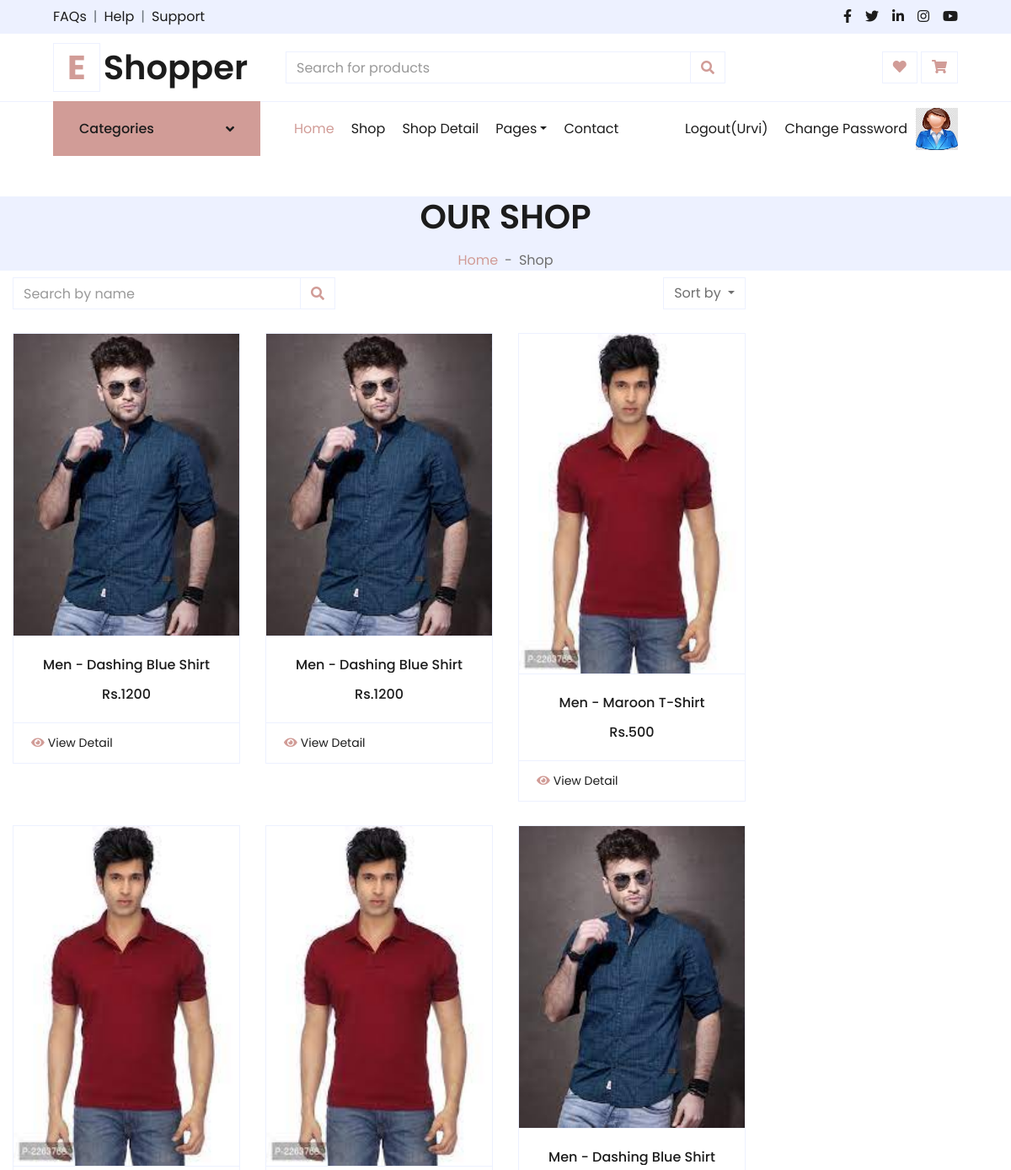
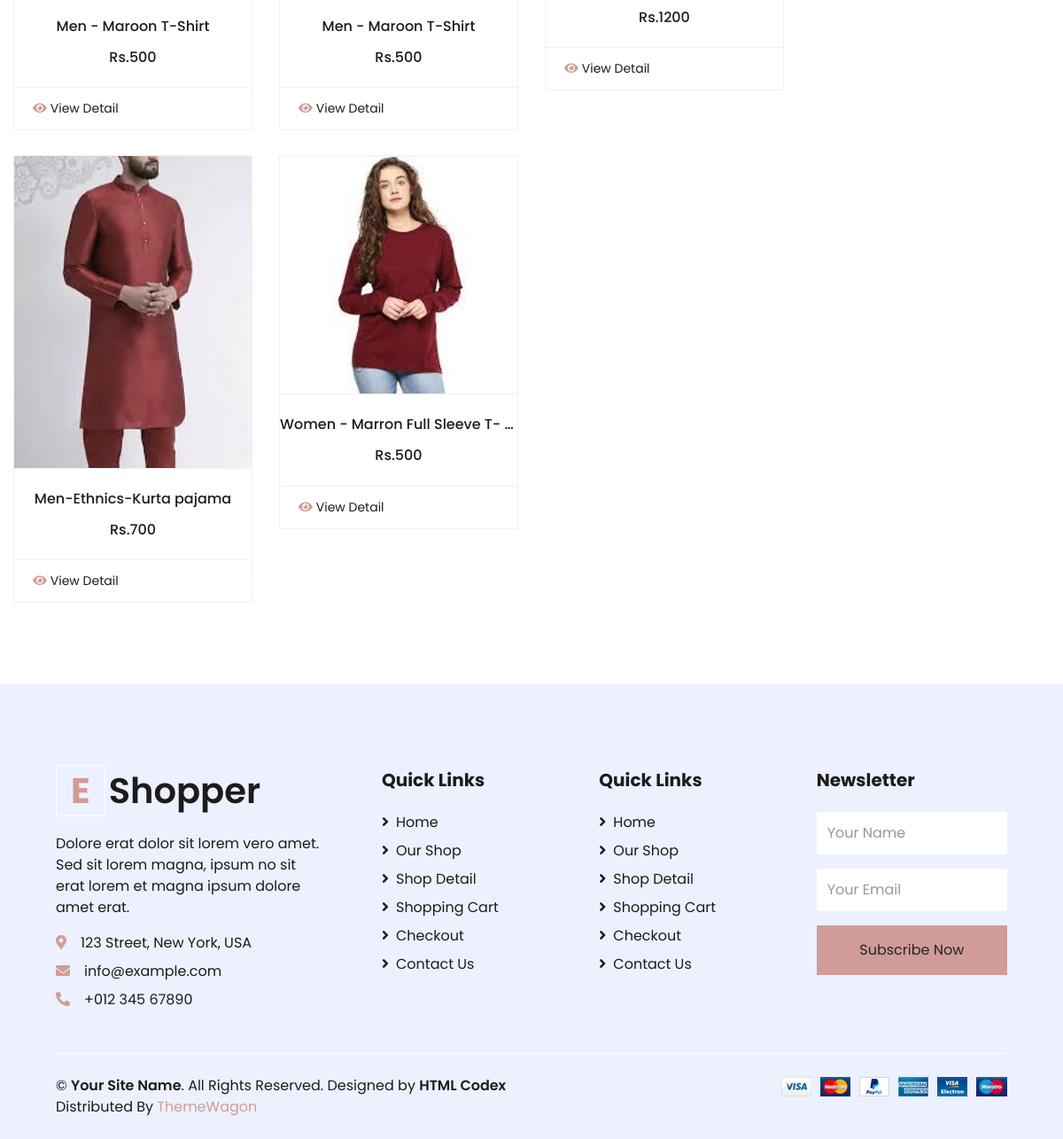
The app's page /wishlist/ (signed in) with its own data (2 pictures, top to bottom).
### myapp/models.py (models this page shows, shortened)
class User(models.Model):
	fname=models.CharField(max_length=100)
	lname=models.CharField(max_length=100)
	email=models.EmailField()
	mobile=models.PositiveIntegerField()
	address=models.TextField()
	password=models.CharField(max_length=10)
	profile_pic=models.ImageField(upload_to="profile_pic/",default="")
	usertype=models.CharField(max_length=100, default="buyer")

class Wishlist(models.Model):
	user=models.ForeignKey(User,on_delete=models.CASCADE)
	product=models.ForeignKey(Product,on_delete=models.CASCADE)
	date=models.DateTimeField(default=timezone.now)

class Product(models.Model):
	category=(
			('men','men'),
			('women','women'),
			('accesories','accesories'),
		)
	seller=models.ForeignKey(User,on_delete=models.CASCADE)
	product_category=models.CharField(max_length=100, choices= category)
	product_name=models.CharField(max_length=100)
	product_price=models.PositiveIntegerField()
	product_desc=models.TextField()
	product_image=models.ImageField(upload_to="product_image/")

### myapp/views.py (the view)
# urls.py: path('wishlist/',views.wishlist,name='wishlist'),
def wishlist(request):
	user=User.objects.get(email=request.session['email'])
	wishlists=Wishlist.objects.filter(user=user)
	return render(request,'wishlist.html',{'wishlists':wishlists})

### myapp/templates/wishlist.html (shortened to what this page needs)
{% extends 'header.html' %}
{% load static %}
{% block content %}
<!DOCTYPE html>
<html lang="en">
<head>
</head>
<body>
    <div class="container-fluid bg-secondary mb-2">
        <div class="d-flex flex-column align-items-center justify-content-center" style="min-height: 50px">
            <h1 class="font-weight-semi-bold text-uppercase mb-3">Our Shop</h1>
            <div class="d-inline-flex">
                <p class="m-0"><a href="">Home</a></p>
                <p class="m-0 px-2">-</p>
                <p class="m-0">Shop</p>
            </div>
        </div>
    </div>
            <div class="col-lg-9 col-md-12">
                <div class="row pb-3">
                    <div class="col-12 pb-1">
                        <div class="d-flex align-items-center justify-content-between mb-4">
                            <form action="">
                                <div class="input-group">
                                    <input type="text" class="form-control" placeholder="Search by name">
                                    <div class="input-group-append">
                                        <span class="input-group-text bg-transparent text-primary">
                                            <i class="fa fa-search"></i>
                                        </span>
                                    </div>
                                </div>
                            </form>
                            <div class="dropdown ml-4">
                                <button class="btn border dropdown-toggle" type="button" id="triggerId" data-toggle="dropdown" aria-haspopup="true"
                                        aria-expanded="false">
                                            Sort by
                                        </button>
                            </div>
                        </div>
                    </div>
                    {% if wishlists %}
                    {% for i in wishlists %}
                    <div class="col-lg-4 col-md-6 col-sm-12 pb-1">
                        <div class="card product-item border-0 mb-4">
                            <div class="card-header product-img position-relative overflow-hidden bg-transparent border p-0">
                                <img class="img-fluid w-100" src="{{i.product.product_image.url}}" alt="">
                            </div>
                            <div class="card-body border-left border-right text-center p-0 pt-4 pb-3">
                                <h6 class="text-truncate mb-3">{{i.product.product_name}}</h6>
                                <div class="d-flex justify-content-center">
                                    <h6>Rs.{{i.product.product_price}}</h6>
                                </div>
                            </div>
                            <div class="card-footer d-flex justify-content-between bg-light border">
                                <a href="{% url 'product-detail' pk=i.pk %}" class="btn btn-sm text-dark p-0"><i class="fas fa-eye text-primary mr-1"></i>View Detail</a>
                            </div>
                        </div>
                    </div>
                    {% endfor %}
                    {% else %}
                        <h2>There is no product in whichlist</h2>
                    {% endif %}
                </div>
            </div>
</body>
</html>
{% endblock %}

### myapp/templates/header.html (shortened to what this page needs)
{% load static %}
<!DOCTYPE html>
<html lang="en">
<head>
    <link href="https://cdnjs.cloudflare.com/ajax/libs/font-awesome/5.10.0/css/all.min.css" rel="stylesheet">
    <link href="{% static 'lib/owlcarousel/assets/owl.carousel.min.css' %}" rel="stylesheet">
    <link href="{% static 'css/style.css' %}" rel="stylesheet">
</head>
<body>
    <div class="container-fluid">
        <div class="row bg-secondary py-2 px-xl-5">
            <div class="col-lg-6 d-none d-lg-block">
                <div class="d-inline-flex align-items-center">
                    <a class="text-dark" href="">FAQs</a>
                    <span class="text-muted px-2">|</span>
                    <a class="text-dark" href="">Help</a>
                    <span class="text-muted px-2">|</span>
                    <a class="text-dark" href="">Support</a>
                </div>
            </div>
            <div class="col-lg-6 text-center text-lg-right">
                <div class="d-inline-flex align-items-center">
                    <a class="text-dark px-2" href="">
                        <i class="fab fa-facebook-f"></i>
                    </a>
                    <a class="text-dark px-2" href="">
                        <i class="fab fa-twitter"></i>
                    </a>
                    <a class="text-dark px-2" href="">
                        <i class="fab fa-linkedin-in"></i>
                    </a>
                    <a class="text-dark px-2" href="">
                        <i class="fab fa-instagram"></i>
                    </a>
                    <a class="text-dark pl-2" href="">
                        <i class="fab fa-youtube"></i>
                    </a>
                </div>
            </div>
        </div>
        <div class="row align-items-center py-3 px-xl-5">
            <div class="col-lg-3 d-none d-lg-block">
                <a href="" class="text-decoration-none">
                    <h1 class="m-0 display-5 font-weight-semi-bold"><span class="text-primary font-weight-bold border px-3 mr-1">E</span>Shopper</h1>
                </a>
            </div>
            <div class="col-lg-6 col-6 text-left">
                <form action="">
                    <div class="input-group">
                        <input type="text" class="form-control" placeholder="Search for products">
                        <div class="input-group-append">
                            <span class="input-group-text bg-transparent text-primary">
                                <i class="fa fa-search"></i>
                            </span>
                        </div>
                    </div>
                </form>
            </div>
            <div class="col-lg-3 col-6 text-right">
                <a href="{% url 'wishlist' %}" class="btn border">
                    <i class="fas fa-heart text-primary"></i>
                </a>
                <a href="{% url 'cart' %}" class="btn border">
                    <i class="fas fa-shopping-cart text-primary"></i>
                </a>
            </div>
        </div>
    </div>
    <div class="container-fluid mb-5">
        <div class="row border-top px-xl-5">
            <div class="col-lg-3 d-none d-lg-block">
                <a class="btn shadow-none d-flex align-items-center justify-content-between bg-primary text-white w-100" data-toggle="collapse" href="#navbar-vertical" style="height: 65px; margin-top: -1px; padding: 0 30px;">
                    <h6 class="m-0">Categories</h6>
                    <i class="fa fa-angle-down text-dark"></i>
                </a>
            </div>
            <div class="col-lg-9">
                <nav class="navbar navbar-expand-lg bg-light navbar-light py-3 py-lg-0 px-0">
                    <div class="collapse navbar-collapse justify-content-between" id="navbarCollapse">
                        <div class="navbar-nav mr-auto py-0">
                            <a href="/" class="nav-item nav-link active">Home</a>
                            <a href="{% url 'shop' %}" class="nav-item nav-link">Shop</a>
                            <a href="{% url 'detail' %}" class="nav-item nav-link">Shop Detail</a>
                            <div class="nav-item dropdown">
                                <a href="#" class="nav-link dropdown-toggle" data-toggle="dropdown">Pages</a>
                            </div>
                            <a href="{% url 'contact' %}" class="nav-item nav-link">Contact</a>
                        </div>
                        <div class="navbar-nav ml-auto py-0">
                            {% if request.session.email %}
                                <a href="{% url 'logout' %}" class="nav-item nav-link">Logout({{request.session.fname}})</a>
                                <a href="{% url 'change-password' %}" class="nav-item nav-link">Change Password</a>
                            {% else %}
                                <a href="{% url 'login' %}" class="nav-item nav-link" type="button">Login</a>
                                <a href="{% url 'signup' %}" class="nav-item nav-link" type="button">Sign Up</a>
                            {% endif %}
                        </div>
                        {% if request.session.profile_pic %}
                            <img src="{{request.session.profile_pic}}" width="50px" height="50px">
                        {% endif %}
                    </div>
                </nav>
            </div>
        </div>
    </div>
    {% block content%}
    {% endblock%}
    <div class="container-fluid bg-secondary text-dark mt-5 pt-5">
        <div class="row px-xl-5 pt-5">
            <div class="col-lg-4 col-md-12 mb-5 pr-3 pr-xl-5">
                <a href="" class="text-decoration-none">
                    <h1 class="mb-4 display-5 font-weight-semi-bold"><span class="text-primary font-weight-bold border border-white px-3 mr-1">E</span>Shopper</h1>
                </a>
                <p>Dolore erat dolor sit lorem vero amet. Sed sit lorem magna, ipsum no sit erat lorem et magna ipsum dolore amet erat.</p>
                <p class="mb-2"><i class="fa fa-map-marker-alt text-primary mr-3"></i>123 Street, New York, USA</p>
                <p class="mb-2"><i class="fa fa-envelope text-primary mr-3"></i>info@example.com</p>
                <p class="mb-0"><i class="fa fa-phone-alt text-primary mr-3"></i>+012 345 67890</p>
            </div>
            <div class="col-lg-8 col-md-12">
                <div class="row">
                    <div class="col-md-4 mb-5">
                        <h5 class="font-weight-bold text-dark mb-4">Quick Links</h5>
                        <div class="d-flex flex-column justify-content-start">
                            <a class="text-dark mb-2" href="index.html"><i class="fa fa-angle-right mr-2"></i>Home</a>
                            <a class="text-dark mb-2" href="shop.html"><i class="fa fa-angle-right mr-2"></i>Our Shop</a>
                            <a class="text-dark mb-2" href="detail.html"><i class="fa fa-angle-right mr-2"></i>Shop Detail</a>
                            <a class="text-dark mb-2" href="cart.html"><i class="fa fa-angle-right mr-2"></i>Shopping Cart</a>
                            <a class="text-dark mb-2" href="checkout.html"><i class="fa fa-angle-right mr-2"></i>Checkout</a>
                            <a class="text-dark" href="contact.html"><i class="fa fa-angle-right mr-2"></i>Contact Us</a>
                        </div>
                    </div>
                    <div class="col-md-4 mb-5">
                        <h5 class="font-weight-bold text-dark mb-4">Quick Links</h5>
                        <div class="d-flex flex-column justify-content-start">
                            <a class="text-dark mb-2" href="index.html"><i class="fa fa-angle-right mr-2"></i>Home</a>
                            <a class="text-dark mb-2" href="shop.html"><i class="fa fa-angle-right mr-2"></i>Our Shop</a>
                            <a class="text-dark mb-2" href="detail.html"><i class="fa fa-angle-right mr-2"></i>Shop Detail</a>
                            <a class="text-dark mb-2" href="cart.html"><i class="fa fa-angle-right mr-2"></i>Shopping Cart</a>
                            <a class="text-dark mb-2" href="checkout.html"><i class="fa fa-angle-right mr-2"></i>Checkout</a>
                            <a class="text-dark" href="contact.html"><i class="fa fa-angle-right mr-2"></i>Contact Us</a>
                        </div>
                    </div>
                    <div class="col-md-4 mb-5">
                        <h5 class="font-weight-bold text-dark mb-4">Newsletter</h5>
                        <form action="">
                            <div class="form-group">
                                <input type="text" class="form-control border-0 py-4" placeholder="Your Name" required="required" />
                            </div>
                            <div class="form-group">
                                <input type="email" class="form-control border-0 py-4" placeholder="Your Email"
                                    required="required" />
                            </div>
                            <div>
                                <button class="btn btn-primary btn-block border-0 py-3" type="submit">Subscribe Now</button>
                            </div>
                        </form>
                    </div>
                </div>
            </div>
        </div>
        <div class="row border-top border-light mx-xl-5 py-4">
            <div class="col-md-6 px-xl-0">
                <p class="mb-md-0 text-center text-md-left text-dark">
                    &copy; <a class="text-dark font-weight-semi-bold" href="#">Your Site Name</a>. All Rights Reserved. Designed
                    by
                    <a class="text-dark font-weight-semi-bold" href="https://htmlcodex.com">HTML Codex</a><br>
                    Distributed By <a href="https://themewagon.com" target="_blank">ThemeWagon</a>
                </p>
            </div>
            <div class="col-md-6 px-xl-0 text-center text-md-right">
                <img class="img-fluid" src="{% static 'img/payments.png' %}" alt="">
            </div>
        </div>
    </div>
</body>
</html>

### records on screen
User: session.fname "Urvi"
Wishlist: product.product_image (picture), product.product_name "Men - Dashing Blue Shirt", product.product_price "1200"
Wishlist: product.product_image (picture), product.product_name "Men - Dashing Blue Shirt", product.product_price "1200"
Wishlist: product.product_image (picture), product.product_name "Men - Maroon T-Shirt", product.product_price "500"
Wishlist: product.product_image (picture), product.product_name "Men - Maroon T-Shirt", product.product_price "500"
Wishlist: product.product_image (picture), product.product_name "Men - Maroon T-Shirt", product.product_price "500"
Wishlist: product.product_image (picture), product.product_name "Men - Dashing Blue Shirt", product.product_price "1200"
Wishlist: product.product_image (picture), product.product_name "Men-Ethnics-Kurta pajama", product.product_price "700"
Wishlist: product.product_image (picture), product.product_name "Women - Marron Full Sleeve T-…", product.product_price "500"
